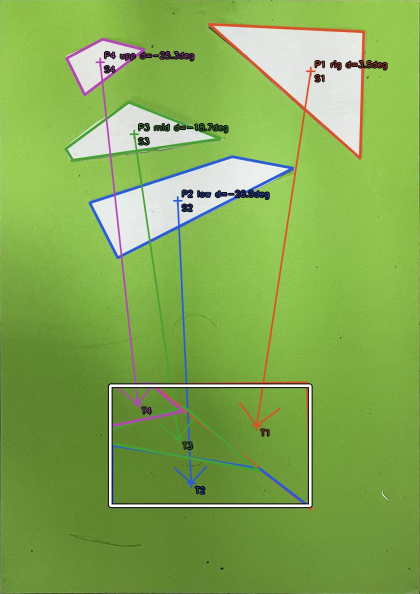
#> input picture docs/validation/basic_photo_20260730/rectified_overlay.jpg, 840 x 1188 px (shown at 1/2 size)
$ python basic_photo_feasibility.py --input ../docs/validation/basic_photo_20260730/rectified_overlay.jpg --output-dir out
#> lines starting #> are read from the running program, lines starting #| are printed output that depends on the picture; after the words box and inside, x2 and y2 are one past the last pixel; in counts of white or black regions, pixels touching at a corner belong together
#> in run, original is the input picture: shape (1188, 840, 3); mean B, G, R 81.8, 170.4, 131.1
#!/usr/bin/env python3
"""Offline feasibility check for the 26E basic four-piece photo.

This tool intentionally mirrors the explainable part of the ROS pipeline:
green A4 quadrilateral -> perspective warp -> white-piece contours -> basic
template rigid fitting -> target rectangle closure.  It is not a replacement
for Jetson ROS or final post-placement verification.
"""

from __future__ import annotations

import argparse
import itertools
import json
import math
from pathlib import Path
from typing import Any

import cv2
import numpy as np


SCALE = 4.0
A4_W_MM = 210.0
A4_H_MM = 297.0
TARGET_W_MM = 100.0
TARGET_H_MM = 60.0
TARGET_CENTER_MM = np.array([105.0, 222.75], dtype=np.float64)
TARGET_OFFSET_MM = TARGET_CENTER_MM - np.array([TARGET_W_MM / 2.0, TARGET_H_MM / 2.0])

# These are the project baseline values and the photo-specific tuned candidate.
BASELINE_GREEN = (60, 78, 91, 90, 201, 245)
TUNED_GREEN = (35, 80, 70, 75, 255, 255)
WHITE = (0, 0, 160, 179, 77, 255)

TEMPLATES = [
    ("right_triangle", np.array([[20, 0], [100, 0], [100, 60]], dtype=np.float64), 2400.0),
    ("upper_quadrilateral", np.array([[0, 0], [20, 0], [36, 12], [0, 20]], dtype=np.float64), 480.0),
    ("middle_quadrilateral", np.array([[0, 20], [36, 12], [76, 42], [0, 30]], dtype=np.float64), 1080.0),
    ("lower_quadrilateral", np.array([[0, 30], [76, 42], [100, 60], [0, 60]], dtype=np.float64), 2040.0),
]


def mask_hsv(image: np.ndarray, values: tuple[int, int, int, int, int, int]) -> np.ndarray:
#> called with values = (60, 78, 91, 90, 201, 245)
    h0, s0, v0, h1, s1, v1 = values
    hsv = cv2.cvtColor(image, cv2.COLOR_BGR2HSV)
#> hsv: shape (1188, 840, 3); mean H, S, V 46.4, 142.8, 173
    return cv2.inRange(hsv, np.array([h0, s0, v0], np.uint8), np.array([h1, s1, v1], np.uint8))
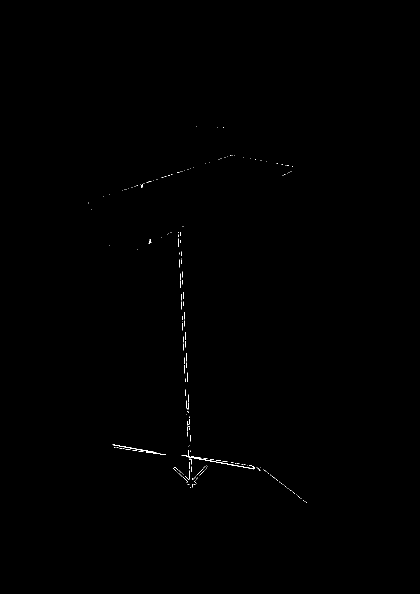
#> returned value: shape (1188, 840) (shown at 1/2 size); 0.16% white in thin lines or dots, all inside (x1, y1, x2, y2) = (177, 253, 613, 1006)


def morph(mask: np.ndarray, size: int, iterations: int) -> np.ndarray:
#> called with size = 7, iterations = 2
    kernel = cv2.getStructuringElement(cv2.MORPH_RECT, (size, size))
    result = cv2.morphologyEx(mask, cv2.MORPH_CLOSE, kernel, iterations=iterations)
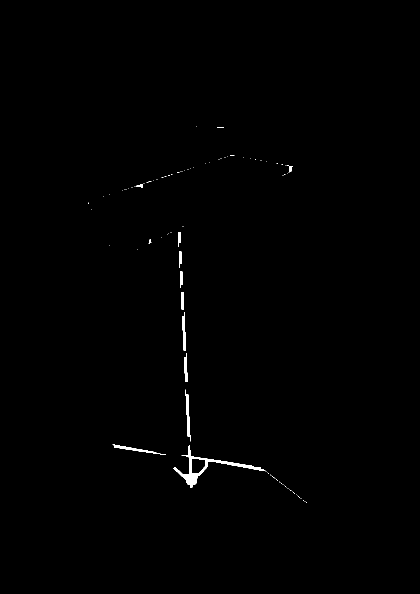
#> result: shape (1188, 840) (shown at 1/2 size); 0.42% white; 99 white regions (87 under 20 px), largest, box (x1, y1, x2, y2) and area: (347, 890, 533, 976) 1835, (371, 779, 381, 883) 449, (225, 889, 331, 910) 403
    return cv2.morphologyEx(result, cv2.MORPH_OPEN, kernel, iterations=iterations)
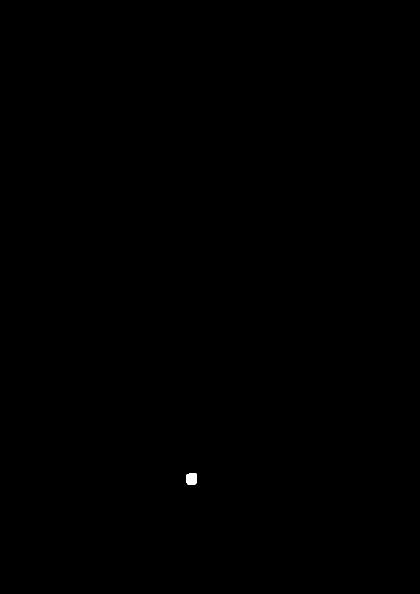
#> returned value: shape (1188, 840) (shown at 1/2 size); 0.04% white; 1 white region


def order_quad(points: np.ndarray) -> np.ndarray:
    points = np.asarray(points, dtype=np.float32)
    sums = points.sum(axis=1)
    diffs = points[:, 0] - points[:, 1]
    return np.array(
        [points[np.argmin(sums)], points[np.argmax(diffs)], points[np.argmax(sums)], points[np.argmin(diffs)]],
        dtype=np.float32,
    )


def polygon_area(points: np.ndarray) -> float:
    return abs(float(cv2.contourArea(np.asarray(points, dtype=np.float32))))


# [5 lines left out: function polygon_centroid, not called in this run]


def contour_center(contour: np.ndarray) -> np.ndarray:
    moments = cv2.moments(contour)
    if abs(moments["m00"]) < 1e-9:
        raise ValueError("zero-area contour")
    return np.array([moments["m10"] / moments["m00"], moments["m01"] / moments["m00"]], dtype=np.float64) / SCALE


# [49 lines left out: functions fit_rigid, best_template_fit, not called in this run]


def draw_arrow(image: np.ndarray, start: tuple[int, int], end: tuple[int, int], color: tuple[int, int, int]) -> None:
    cv2.arrowedLine(image, start, end, color, 2, cv2.LINE_AA, tipLength=0.08)


def put_label(image: np.ndarray, text: str, point: tuple[int, int], color: tuple[int, int, int]) -> None:
    cv2.putText(image, text, point, cv2.FONT_HERSHEY_SIMPLEX, 0.55, (0, 0, 0), 3, cv2.LINE_AA)
    cv2.putText(image, text, point, cv2.FONT_HERSHEY_SIMPLEX, 0.55, color, 1, cv2.LINE_AA)


def draw_cross(image: np.ndarray, point: tuple[int, int], color: tuple[int, int, int], size: int = 10) -> None:
    cv2.drawMarker(image, point, color, cv2.MARKER_CROSS, size, 2, cv2.LINE_AA)


def to_int_point(point: np.ndarray) -> tuple[int, int]:
    return int(round(float(point[0]))), int(round(float(point[1])))


# [167 lines left out: functions make_rectified_overlay, make_original_overlay, make_target_layout, point_grid_inside_polygon, measure_target_geometry, make_rectangle_error_map, not called in this run]


def run(input_path: Path, output_dir: Path) -> dict[str, Any]:
    output_dir.mkdir(parents=True, exist_ok=True)
    original = cv2.imread(str(input_path), cv2.IMREAD_COLOR)
    if original is None:
        raise FileNotFoundError(input_path)

    baseline = morph(mask_hsv(original, BASELINE_GREEN), 7, 2)
    baseline_contours, _ = cv2.findContours(baseline, cv2.RETR_EXTERNAL, cv2.CHAIN_APPROX_SIMPLE)
#> baseline_contours = 1 contour; box (x1, y1, x2, y2) and area: (373, 947, 393, 969) 380
    baseline_area = max((cv2.contourArea(c) for c in baseline_contours), default=0.0)
#> baseline_area = 380.5

    green = morph(mask_hsv(original, TUNED_GREEN), 7, 2)
#> in mask_hsv (call 2), `return cv2.inRange(hsv, np.array([h0, s0, v0], np.uint8), np.array([h1..`: returned value: shape (1188, 840); 86.5% white; 67 black regions (48 under 20 px), largest, box (x1, y1, x2, y2) and area: (130, 45, 775, 1022) 130076, (319, 102, 389, 123) 905, (348, 918, 415, 976) 700
#> call 2 of morph, with size = 7, iterations = 2
#> in morph (call 2), `result = cv2.morphologyEx(mask, cv2.MORPH_CLOSE, kernel, iterations=it..`:
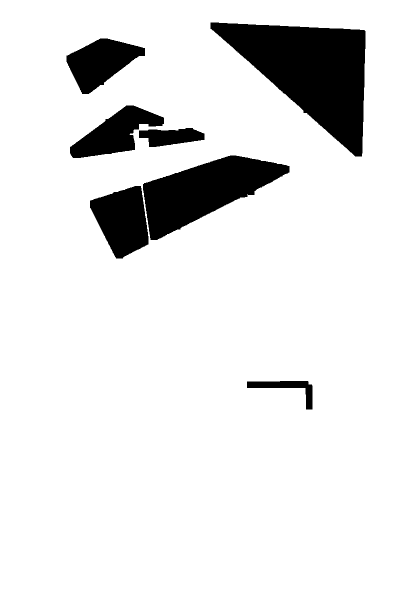
#> result: shape (1188, 840) (shown at 1/2 size); 89.6% white; 7 black regions, largest, box (x1, y1, x2, y2) and area: (421, 45, 731, 313) 42789, (286, 311, 579, 480) 24959, (180, 372, 297, 517) 11404
#> in morph (call 2), `return cv2.morphologyEx(result, cv2.MORPH_OPEN, kernel, iterations=ite..`: returned value: shape (1188, 840); 89.5% white; 5 black regions, box (x1, y1, x2, y2) and area: (421, 45, 731, 313) 42789, (180, 311, 579, 517) 36725, (140, 211, 409, 316) 13415, (133, 77, 290, 188) 9753, (494, 762, 625, 819) 2281
    contours, _ = cv2.findContours(green, cv2.RETR_EXTERNAL, cv2.CHAIN_APPROX_SIMPLE)
#> contours = [[[0, 0], [0, 1187], [839, 1187], [839, 0]]]
    contours = sorted(contours, key=cv2.contourArea, reverse=True)
    if not contours:
        raise RuntimeError("A4 green contour not found")
    green_contour = contours[0]
#> green_contour = [[0, 0], [0, 1187], [839, 1187], [839, 0]]
    green_polygon = cv2.approxPolyDP(green_contour, 0.02 * cv2.arcLength(green_contour, True), True).reshape(-1, 2)
#> green_polygon = [[0, 0], [0, 1187], [839, 1187], [839, 0]]
    if len(green_polygon) != 4:
        raise RuntimeError(f"A4 candidate has {len(green_polygon)} vertices, expected 4")
    quad = order_quad(green_polygon)
#> in order_quad, `sums = points.sum(axis=1)`: sums = [0, 1187, 2026, 839]
#> in order_quad, `diffs = points[:, 0] - points[:, 1]`: diffs = [0, -1187, -348, 839]
#> quad = [[0, 0], [839, 0], [839, 1187], [0, 1187]]
    warp_w, warp_h = int(A4_W_MM * SCALE), int(A4_H_MM * SCALE)
    destination = np.array([[0, 0], [warp_w - 1, 0], [warp_w - 1, warp_h - 1], [0, warp_h - 1]], dtype=np.float32)
    homography = cv2.getPerspectiveTransform(quad, destination)
#> homography = [[1, 0, 0], [0, 1, 0], [0, 0, 1]]
    inverse_homography = np.linalg.inv(homography)
#> inverse_homography = [[1, 0, 0], [0, 1, 0], [0, 0, 1]]
    warped = cv2.warpPerspective(original, homography, (warp_w, warp_h))

    white = morph(mask_hsv(warped, WHITE), 3, 1)
#> call 3 of mask_hsv, with values = (0, 0, 160, 179, 77, 255)
#> in mask_hsv (call 3), `return cv2.inRange(hsv, np.array([h0, s0, v0], np.uint8), np.array([h1..`:
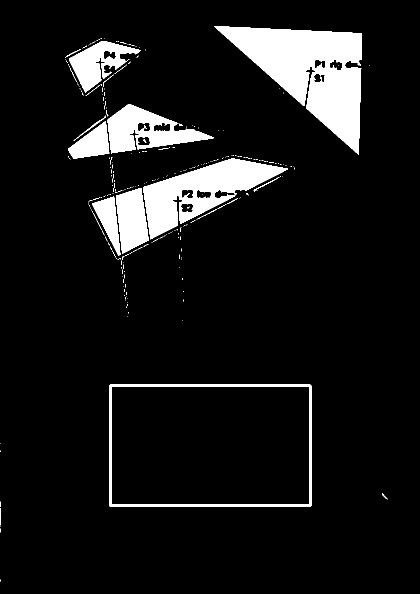
#> returned value: shape (1188, 840) (shown at 1/2 size); 9% white; 287 white regions (264 under 20 px), largest, box (x1, y1, x2, y2) and area: (428, 52, 724, 310) 34775, (286, 317, 576, 479) 18932, (215, 208, 428, 307) 9773
#> call 3 of morph, with size = 3, iterations = 1
#> in morph (call 3), `kernel = cv2.getStructuringElement(cv2.MORPH_RECT, (size, size))`: kernel = [[1, 1, 1], [1, 1, 1], [1, 1, 1]]
#> in morph (call 3), `result = cv2.morphologyEx(mask, cv2.MORPH_CLOSE, kernel, iterations=it..`: result: shape (1188, 840); 9.1% white; 270 white regions (249 under 20 px), largest, box (x1, y1, x2, y2) and area: (428, 52, 724, 310) 34806, (286, 317, 576, 479) 18958, (215, 208, 428, 307) 9845
#> in morph (call 3), `return cv2.morphologyEx(result, cv2.MORPH_OPEN, kernel, iterations=ite..`:
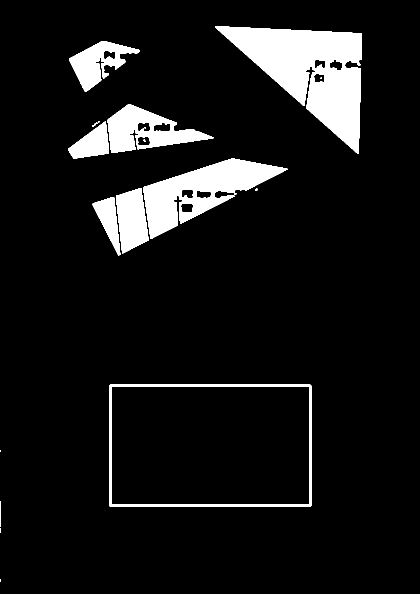
#> returned value: shape (1188, 840) (shown at 1/2 size); 8.9% white; 18 white regions (8 under 20 px), largest, box (x1, y1, x2, y2) and area: (430, 52, 724, 308) 34749, (286, 317, 575, 478) 18907, (215, 208, 427, 306) 9753
    white[: int(warp_h * 0.5), :] = white[: int(warp_h * 0.5), :]
    white[int(warp_h * 0.5) :, :] = 0
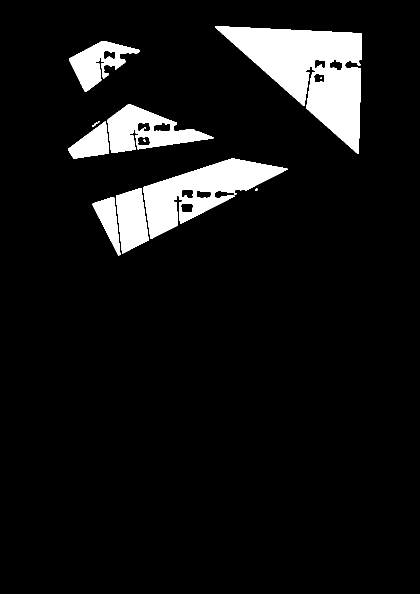
#> white: shape (1188, 840) (shown at 1/2 size); 8.2% white; 13 white regions (5 under 20 px)
    margin = int(3.0 * SCALE)
    white[:margin, :] = 0
    white[:, :margin] = 0
    white[:, -margin:] = 0
    piece_contours, _ = cv2.findContours(white, cv2.RETR_EXTERNAL, cv2.CHAIN_APPROX_NONE)
#> piece_contours = 10 contours, 2 with area under 20; largest, box (x1, y1, x2, y2) and area: (430, 52, 724, 308) 35102, (286, 317, 575, 478) 19496, (215, 208, 427, 306) 10591, (138, 82, 280, 184) 6206, (232, 376, 298, 507) 5935, (136, 243, 218, 317) 3366, (185, 394, 241, 511) 2857, (184, 245, 195, 254) 22
    piece_contours = sorted(piece_contours, key=cv2.contourArea, reverse=True)
    pieces: list[dict[str, Any]] = []
    for contour in piece_contours:
        area = cv2.contourArea(contour) / (SCALE * SCALE)
        if area < 100.0 or area > 12000.0:
            continue
        polygon = cv2.approxPolyDP(contour, 1.75 * SCALE, True).reshape(-1, 2).astype(np.float64) / SCALE
        if not 3 <= len(polygon) <= 5:
            continue
        center = contour_center(contour)
        pieces.append({"source_polygon_mm": polygon, "source_center_mm": center, "area_mm2": area, "vertex_count": len(polygon)})
#> this loop made 10 passes
#> area on passes 1 to 4: 2193.9, 1218.5, 661.9, 387.9
#> (area, polygon, center) on passes 5 to 7: (370.9, [[70.5, 94], [58, 97.75], [61, 126.5], [74.25, 120]], [65.8, 109.8]), (210.3, [[52.75, 60.75], [34, 74.25], [36.5, 79], [54.25, 76.75]], [45.82, 71.84]), (178.6, [[55.75, 98.5], [46.25, 102.5], [59.5, 127.5]], [54.34, 109.9])
#> after the loop, pieces = 3 items
    if len(pieces) != 4:
#> (the run stopped early here; a loop or call above may not have finished)
